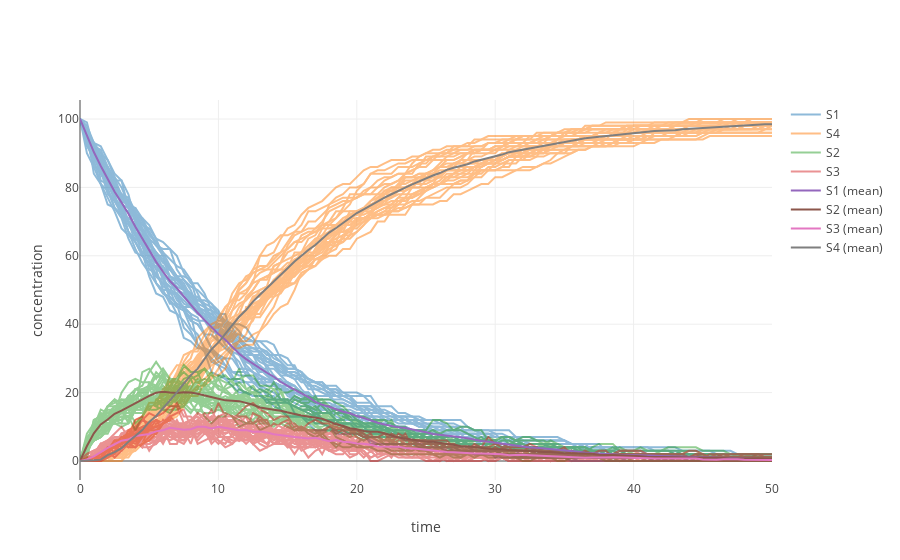

Here is the notebook cell this chart was saved with:
### Code cell
import tellurium as te, numpy as np

# use a stochastic solver
stochastic.integrator = 'gillespie'
stochastic.integrator.seed = 1234
# selections specifies the output variables in a simulation
selections = ['time'] + stochastic.getBoundarySpeciesIds() \
                      + stochastic.getFloatingSpeciesIds()
stochastic.integrator.variable_step_size = False

# run repeated simulation
Ncol = len(stochastic.selections)
Nsim = 30
points = 101
s_sum = np.zeros(shape=[points, Ncol])
for k in range(Nsim):
    stochastic.resetToOrigin()
    s = stochastic.simulate(0, 50, points, selections=selections)
    s_sum += s
    # use show=False to add traces to the current plot
    # instead of starting a new one, equivalent to MATLAB hold on
    stochastic.plot(s, alpha=0.5, show=False)

# add mean curve, legend, show everything and set labels, titles, ...
fig = te.plot(s[:,0], s_sum[:,1:]/Nsim, 
              names=[x + ' (mean)' for x in selections[1:]], 
              title="Stochastic simulation", 
              xtitle="time", ytitle="concentration")
